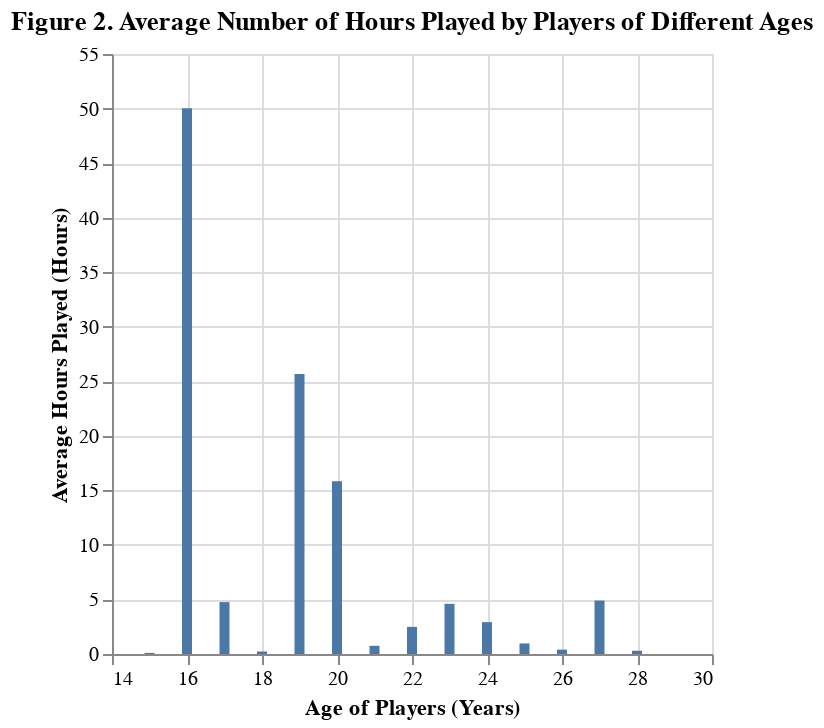

Source (notebook cell):
### Code cell
display(player_data_age_bar)

### Figure 1 — Vega-Lite specification as saved in the notebook (floating-point values rounded to 4 significant figures)
{"config": {"view": {"continuousWidth": 300, "continuousHeight": 300}}, "data": {"name": "data-091994dae3abccb7e4558751e072667a"}, "mark": {"type": "bar"}, "encoding": {"x": {"field": "age", "title": "Age of Players (Years)", "type": "quantitative"}, "y": {"field": "played_hours", "title": "Average Hours Played (Hours)", "type": "quantitative"}}, "title": "Figure 2. Average Number of Hours Played by Players of Different Ages", "$schema": "https://vega.github.io/schema/vega-lite/v5.20.1.json", "datasets": {"data-091994dae3abccb7e4558751e072667a": [{"age": 15, "subscribe": 1.0, "played_hours": 0.1}, {"age": 16, "subscribe": 1.0, "played_hours": 50.03}, {"age": 17, "subscribe": 0.7733, "played_hours": 4.757}, {"age": 18, "subscribe": 0.2857, "played_hours": 0.2286}, {"age": 19, "subscribe": 0.8571, "played_hours": 25.66}, {"age": 20, "subscribe": 0.8571, "played_hours": 15.83}, {"age": 21, "subscribe": 0.7778, "played_hours": 0.75}, {"age": 22, "subscribe": 0.7333, "played_hours": 2.487}, {"age": 23, "subscribe": 0.6154, "played_hours": 4.6}, {"age": 24, "subscribe": 0.8, "played_hours": 2.92}, {"age": 25, "subscribe": 0.6667, "played_hours": 0.9667}, {"age": 26, "subscribe": 0.5, "played_hours": 0.4}, {"age": 27, "subscribe": 1.0, "played_hours": 4.9}, {"age": 28, "subscribe": 0.5, "played_hours": 0.3}]}}
